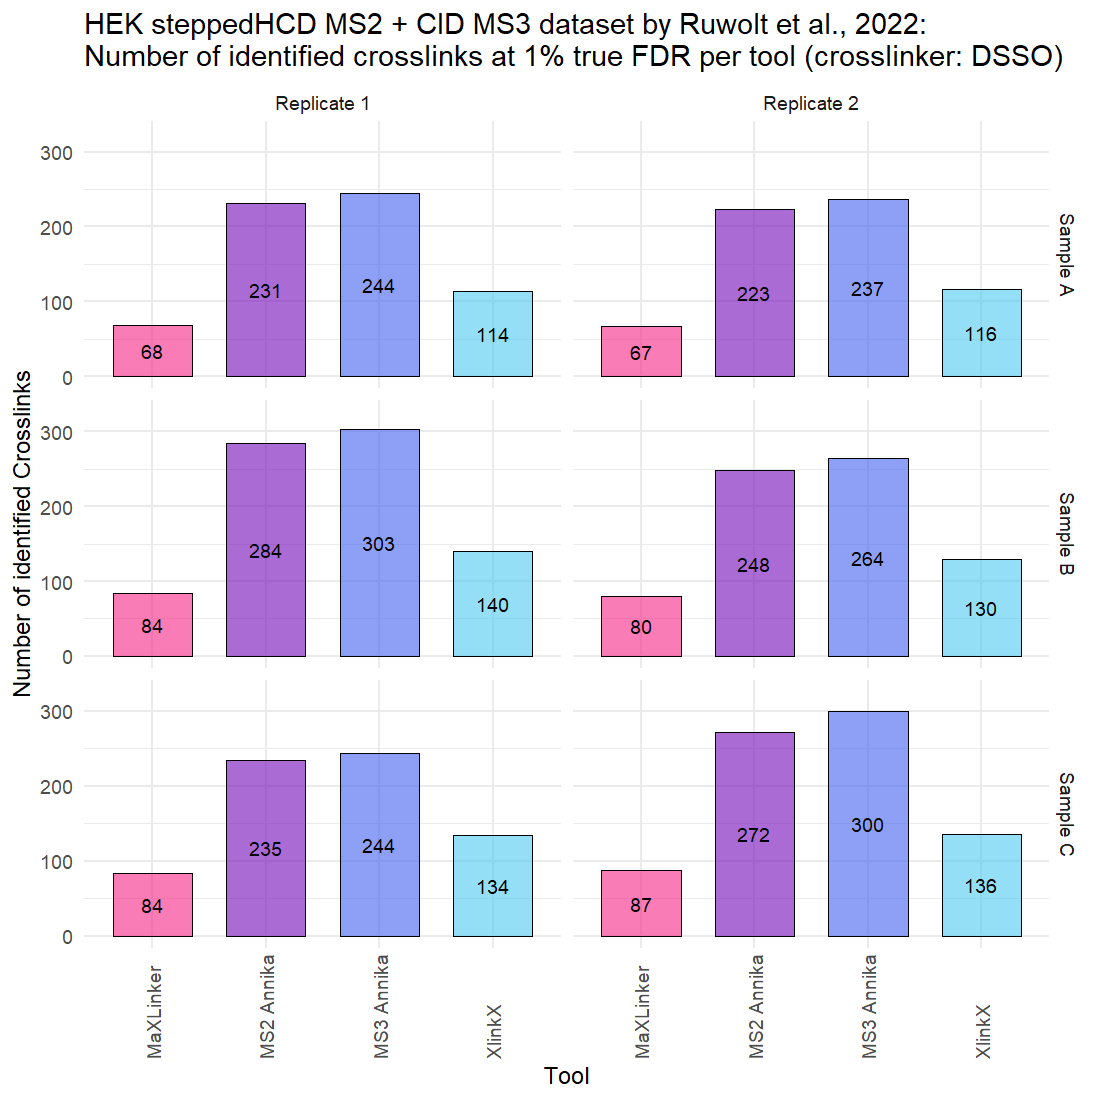

Generate this figure with R:
library(tidyverse)
library(readxl)

data <- read_xlsx("results_at_1%_true_FDR.xlsx")

df <- pivot_longer(data[,c("Tool", "Replicate", "Sample", "True Crosslinks 1%")], 
                   -c("Tool", "Replicate", "Sample"), names_to = "variable", values_to = "value") %>%
        mutate(Replicate = paste0("Replicate ", Replicate)) %>% 
        mutate(Sample = paste0("Sample ", Sample)) %>% 
        mutate(variable_coloring = ifelse(variable == "True Crosslinks 1%", Tool, variable)) %>% 
        mutate(variable_coloring_fct = factor(variable_coloring, levels = c(
          "MaXLinker", "MS2 Annika", "MS3 Annika", "XlinkX",
          "True Crosslinks > 1%", "False Crosslinks"
        )))

ggplot(df, aes(x=Tool, y=value, fill=variable_coloring_fct)) +
  geom_bar(stat="identity", color="black", width = 0.7, position = position_stack(reverse = T)) +
  ggtitle("HEK steppedHCD MS2 + CID MS3 dataset by Ruwolt et al., 2022:\nNumber of identified crosslinks at 1% true FDR per tool (crosslinker: DSSO)") +
  scale_fill_manual(values = alpha(c("#F72585", "#7209B7", "#4361EE", "#4CC9F0",
                                     "#8D99AE", "#EF233C"), 0.6),
                    labels = c(rep("HEK (1% true FDR)", 4), "HEK (> 1% true FDR)", "Not HEK")) +
  ylim(c(0, 325)) +
  facet_grid(vars(Sample),vars(Replicate)) +
  xlab("Tool") +
  ylab("Number of identified Crosslinks") +
  labs(fill="Crosslinks") +
  geom_text(aes(label=ifelse(value == 0, "", value)), size=5.0, position = position_stack(vjust = 0.5, reverse = T)) +
  theme_minimal(base_size = 18) +
  theme(axis.text.x = element_text(angle = 90, hjust = 0, vjust = 0.5), legend.position = "none") +
  guides(fill = guide_legend(ncol = 1, label.position = "right"))
